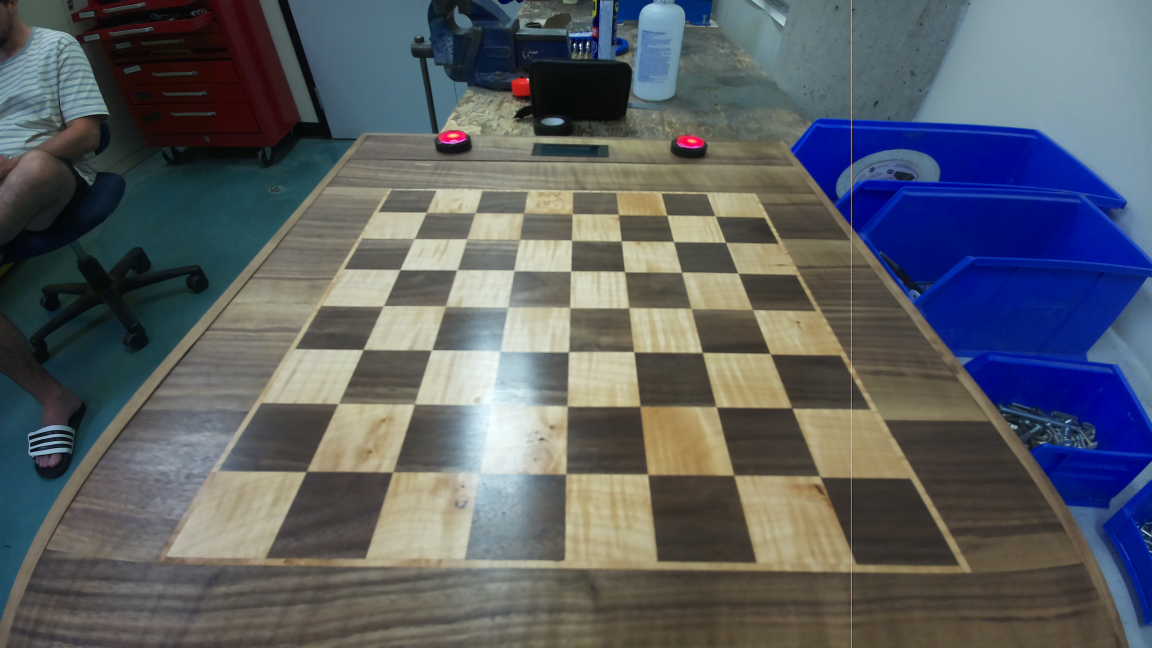
#> input picture chessPieceDetection/images/empty_board.jpg, 4608 x 2592 px (shown at 1/4 size)
$ python hough.py
#> lines starting #> are read from the running program, lines starting #| are printed output that depends on the picture; after the words box and inside, x2 and y2 are one past the last pixel; in counts of white or black regions, pixels touching at a corner belong together
import cv2
import numpy as np
import math

def angle_between_lines(line1, line2):
    """Calculate the smallest angle between two lines."""
    rho1, theta1 = line1
    rho2, theta2 = line2
    return min(abs(theta1 - theta2), np.pi - abs(theta1 - theta2))

def distance_between_lines(line1, line2):
    """Calculate the absolute distance between two lines."""
    rho1, theta1 = line1
    rho2, theta2 = line2
    return abs(rho1 - rho2)

def cluster_lines(lines, distance_threshold, angle_threshold):
    """Cluster lines based on distance and angle thresholds."""
    clusters = []

    for line in lines:
        added_to_cluster = False
        for cluster in clusters:
            if (distance_between_lines(cluster[0], line) < distance_threshold and
                    angle_between_lines(cluster[0], line) < angle_threshold):
                cluster.append(line)
                added_to_cluster = True
                break
        if not added_to_cluster:
            clusters.append([line])

    return clusters

def merge_clusters(clusters):
    """Merge clusters by averaging the lines in each cluster."""
    merged_lines = []
    for cluster in clusters:
        if len(cluster) == 1:
            merged_lines.append(cluster[0])
        else:
            avg_rho = np.mean([line[0] for line in cluster])
            avg_theta = np.mean([line[1] for line in cluster])
            merged_lines.append((avg_rho, avg_theta))
    return merged_lines

def draw_lines(image, lines, color=(0, 0, 255), thickness=2):
    """Draw lines on an image."""
    for rho, theta in lines:
        a = math.cos(theta)
        b = math.sin(theta)
        x0 = a * rho
        y0 = b * rho
        pt1 = (int(x0 + 1000 * (-b)), int(y0 + 1000 * (a)))
        pt2 = (int(x0 - 1000 * (-b)), int(y0 - 1000 * (a)))
        cv2.line(image, pt1, pt2, color, thickness, cv2.LINE_AA)

def find_intersection(line1, line2):
    """Find the intersection of two lines given in (rho, theta) format."""
    rho1, theta1 = line1
    rho2, theta2 = line2
    A = np.array([[np.cos(theta1), np.sin(theta1)],
                  [np.cos(theta2), np.sin(theta2)]])
    b = np.array([rho1, rho2])
    if np.linalg.det(A) == 0:
        return None
    x0, y0 = np.linalg.solve(A, b)
    return (int(np.round(x0)), int(np.round(y0)))

def get_intersection_points(horizontal_lines, vertical_lines):
    intersection_points = []
    for h_line in horizontal_lines:
        for v_line in vertical_lines:
            point = find_intersection(h_line, v_line)
            if point:
                intersection_points.append(point)
    return intersection_points

def sort_points(points):
    """Sort points by their x and y coordinates to form a grid."""
    points = sorted(points, key=lambda point: (point[0], point[1]))
    return points

def find_squares(points, row_count, col_count):
    """Find squares formed by the points in a grid."""
    squares = []
    for i in range(col_count - 1):
        for j in range(row_count - 1):
            top_left = points[i + j * row_count]
            top_right = points[(i+1) + j * row_count]
            bottom_left = points[(i) + (j + 1) * row_count]
            bottom_right = points[(i + 1) + (j + 1) * row_count]
            squares.append((top_left, top_right, bottom_left, bottom_right))
    return squares

# Load the image
image = cv2.imread('images/empty_board.jpg')
#> image is the input picture: shape (2592, 4608, 3); mean B, G, R 99.5, 94.3, 90.1

scale_percent = 20 # percent of original size
width = int(image.shape[1] * scale_percent / 100)
height = int(image.shape[0] * scale_percent / 100)
dim = (width, height)

# resize image
img = cv2.resize(image, dim, interpolation = cv2.INTER_AREA)
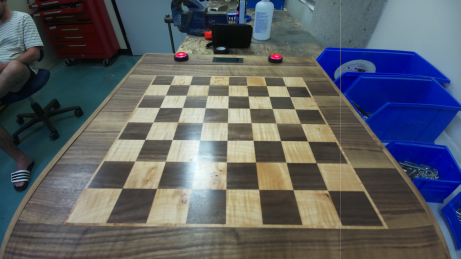
#> img: shape (518, 921, 3) (shown at 1/2 size); mean B, G, R 99.5, 94.3, 90.1

# pts1 = np.float32([[318, 140],[608, 147],[150, 425],[776, 430]])
# pts1 = np.float32([[262,151],[652,157],[38,441],[866,450]])
pts1 = np.float32([[279,130],[636,138],[8,517],[894,516]])
pts2 = np.float32([[0,0],[800,0],[0,800],[800,800]])
M = cv2.getPerspectiveTransform(pts1,pts2)
resized_img = cv2.warpPerspective(img,M,(800,800))
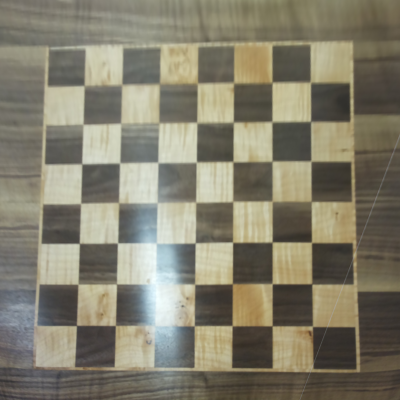
#> resized_img: shape (800, 800, 3) (shown at 1/2 size); mean B, G, R 109, 126.7, 131.1

# Convert to grayscale and apply blur
gray = cv2.cvtColor(resized_img, cv2.COLOR_BGR2GRAY)
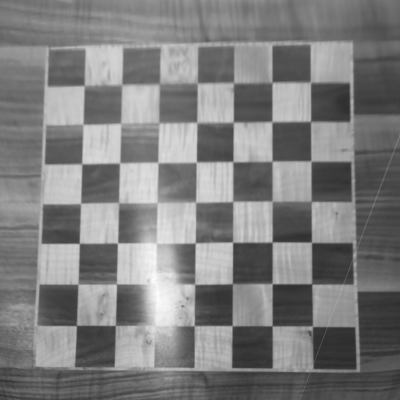
#> gray: shape (800, 800) (shown at 1/2 size); min 43, max 252, mean 126
blurred_image = cv2.GaussianBlur(gray, (5, 5), 0)

# Adjust contrast and brightness
alpha = 0.5  # Simple contrast control [1.0-3.0]
beta = -50   # Simple brightness control [0-100]

adjusted = cv2.convertScaleAbs(gray, alpha=alpha, beta=beta)
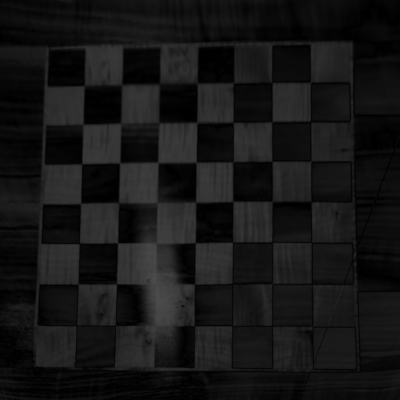
#> adjusted: shape (800, 800) (shown at 1/2 size); min 0, max 76, mean 21.7

_, mask = cv2.threshold(blurred_image, 220, 255, cv2.THRESH_BINARY)
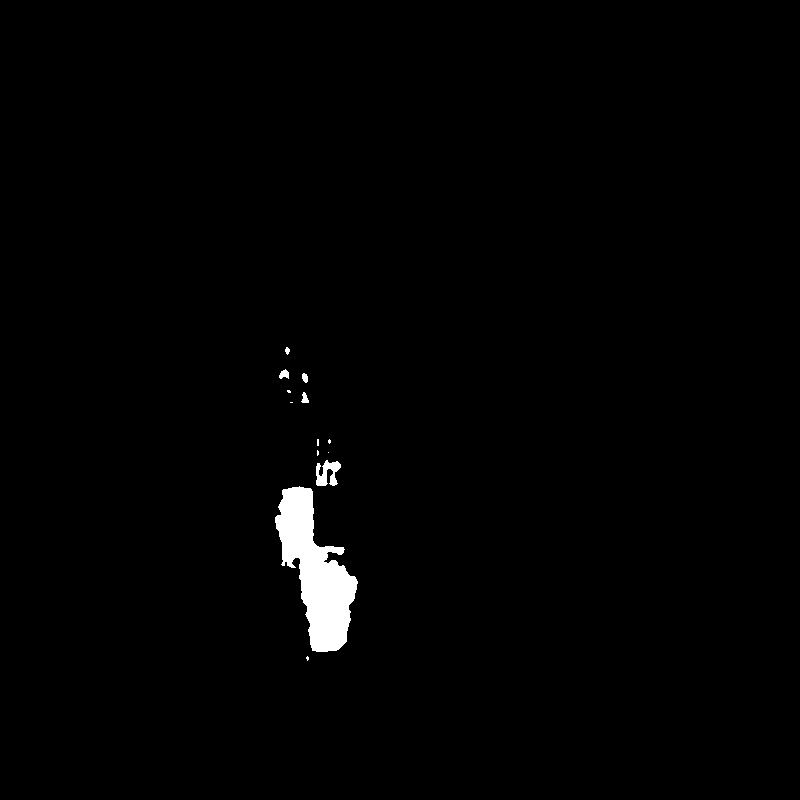
#> mask: shape (800, 800); 1.2% white; 13 white regions (7 under 20 px), largest, box (x1, y1, x2, y2) and area: (275, 486, 358, 652) 6836, (316, 460, 341, 486) 396, (279, 369, 289, 379) 68, (301, 392, 309, 403) 55, (302, 373, 308, 383) 46, (285, 347, 290, 355) 27

resized_img[mask == 255] = [0, 0, 0]
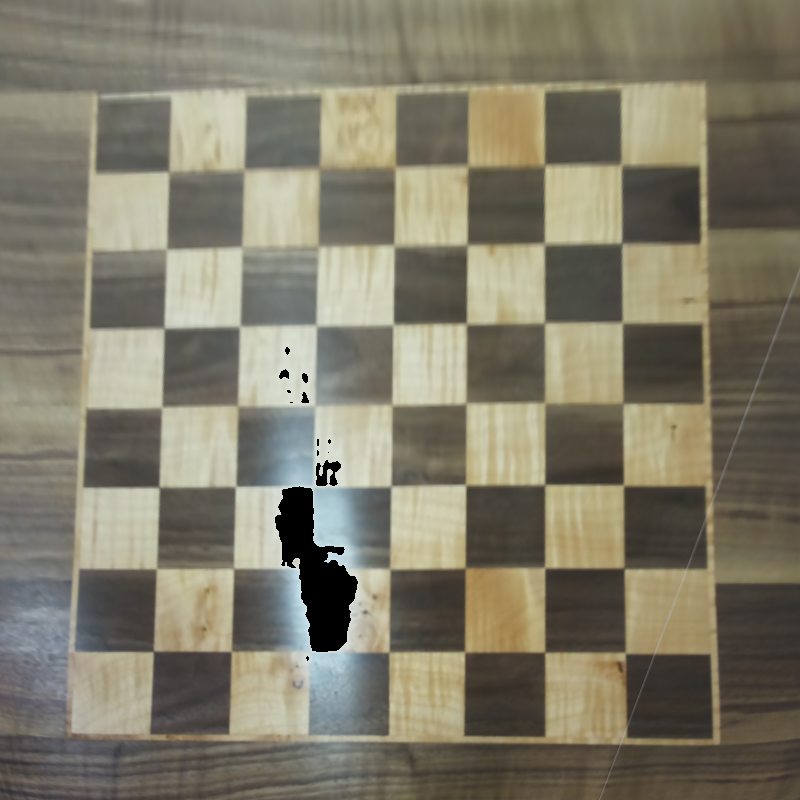
#> resized_img: shape (800, 800, 3); 1.17% of pixels changed, all inside (x1, y1, x2, y2) = (275, 347, 358, 661)

inpainted_image = cv2.inpaint(resized_img, mask, 3, cv2.INPAINT_TELEA)

cv2.imshow('Img', resized_img)
cv2.imshow('Mask', mask)
# cv2.imshow('Inpainted Image', inpainted_image)

# Apply Canny edge detector
edges = cv2.Canny(adjusted, 20, 40, apertureSize=3)
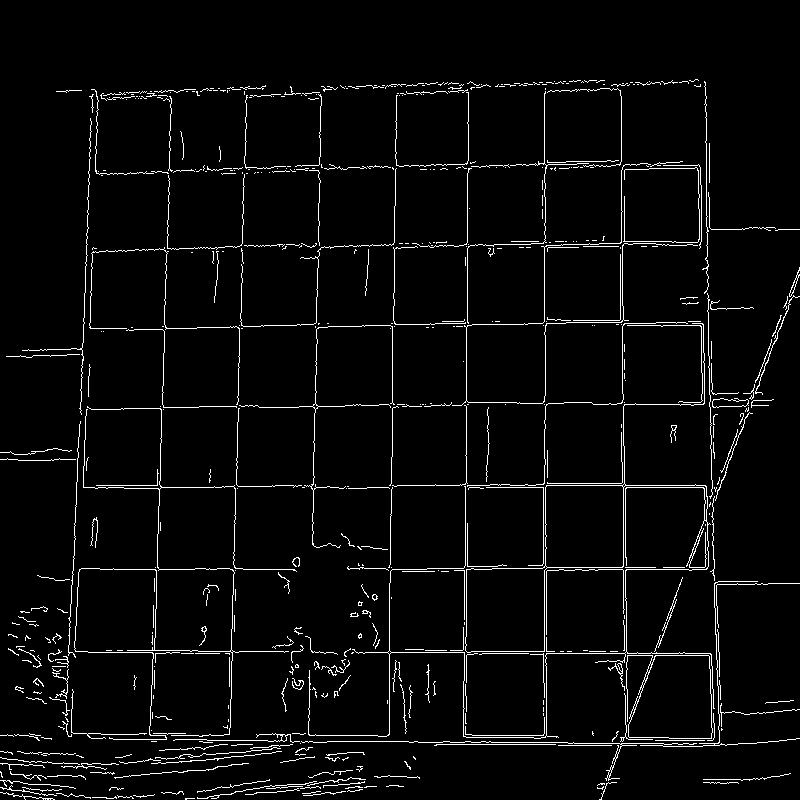
#> edges: shape (800, 800); 3.7% white in thin lines or dots

# Applying standard Hough Line Transform
lines = cv2.HoughLines(edges, 1, np.pi / 180, 300)
#> lines = [[485, 1.57], [544, 0], [569, 1.57], [487, 1.57]]

# Separate lines into horizontal and vertical
horizontal_lines = []
vertical_lines = []

for line in lines:
    rho, theta = line[0]
    if np.isclose(abs(theta), 0):
        horizontal_lines.append(line[0])
    elif np.isclose(abs(theta), np.pi / 2):
        vertical_lines.append(line[0])
#> this loop made 4 passes
#> after the loop, horizontal_lines = [[544, 0]]; vertical_lines = [[485, 1.57], [569, 1.57], [487, 1.57]]

# Cluster and merge horizontal lines
horizontal_clusters = cluster_lines(horizontal_lines, distance_threshold=15, angle_threshold=np.pi / 180)
#> the loop in cluster_lines, `for line in lines:` made 1 pass
#> after the loop in cluster_lines, `for line in lines:`: clusters = [[[544, 0]]]
#> horizontal_clusters = [[[544, 0]]]
merged_horizontal_lines = merge_clusters(horizontal_clusters)
#> the loop in merge_clusters, `for cluster in clusters:` made 1 pass
#> after the loop in merge_clusters, `for cluster in clusters:`: merged_lines = [[544, 0]]
#> merged_horizontal_lines = [[544, 0]]

# Cluster and merge vertical lines
vertical_clusters = cluster_lines(vertical_lines, distance_threshold=15, angle_threshold=np.pi / 180)
#> the loop in cluster_lines (call 2), `for line in lines:` made 3 passes
#> vertical_clusters = [[[485, 1.57], [487, 1.57]], [[569, 1.57]]]
merged_vertical_lines = merge_clusters(vertical_clusters)
#> the loop in merge_clusters (call 2), `for cluster in clusters:` made 2 passes
#> (cluster, avg_rho, avg_theta) on pass 1: ([[485, 1.57], [487, 1.57]], 486, 1.57)
#> merged_vertical_lines = [(486, 1.57), [569, 1.57]]

# Combine merged lines
merged_lines = merged_horizontal_lines + merged_vertical_lines
#> merged_lines = [[544, 0], (486, 1.57), [569, 1.57]]

# Find intersection points of merged lines
intersection_points = get_intersection_points(merged_horizontal_lines, merged_vertical_lines)
#> the loop in get_intersection_points, `for h_line in horizontal_lines:` made 1 pass
#> after the loop in get_intersection_points, `for h_line in horizontal_lines:`: intersection_points = [(544, 486), (544, 569)]
#> intersection_points = [(544, 486), (544, 569)]
sorted_points = sort_points(intersection_points)
#> sorted_points = [(544, 486), (544, 569)]

print(f"Number of horizontal lines: {len(horizontal_lines):.2f}")
#| Number of horizontal lines: 1.00
print(f"Number of vertical lines: {len(vertical_lines):.2f}")
#| Number of vertical lines: 3.00
print(f"Number of lines: {len(lines):.2f}")
#| Number of lines: 4.00
print(f"Number of merged_lines: {len(merged_lines):.2f}")
#| Number of merged_lines: 3.00
print(f"Number of sorted points: {len(sorted_points):.2f}")
#| Number of sorted points: 2.00

squares = find_squares(sorted_points, 1, 1)
#> after the loop in find_squares, `for i in range(col_count - 1):`: squares = []
#> squares = []

for square in squares:
    top_left, top_right, bottom_left, bottom_right = square
    # You can now process each square. For example:
    cv2.rectangle(resized_img, top_left, bottom_right, (255, 0, 0), 4)
#> this loop made 0 passes

# Draw intersection points on the original image
for point in sorted_points:
    cv2.circle(resized_img, point, 5, (0, 255, 0), -1)
#> this loop made 2 passes
#> resized_img: shape (800, 800, 3); 0.03% of pixels changed, all inside (x1, y1, x2, y2) = (539, 481, 550, 575)

for idx, square in enumerate(squares):
    # Extract corners of the square
    top_left, top_right, bottom_left, bottom_right = square

    # Create a mask for the square
    mask = np.zeros_like(resized_img)
    roi_corners = np.array([top_left, top_right, bottom_right, bottom_left], dtype=np.int32)
    cv2.fillPoly(mask, [roi_corners], (255, 255, 255))

    # Apply the mask to the original image
    square_image = cv2.bitwise_and(resized_img, mask)

    mean_intensity = np.mean(square_image)
    # Determine if the square is occupied based on mean intensity threshold
    occupied = mean_intensity > 5  # Adjust threshold as needed

    # Draw rectangle on the original image based on occupancy
    color = (0, 255, 0) if occupied else (0, 0, 255)
    cv2.rectangle(resized_img, top_left, bottom_right, color, thickness=2)


# Draw the merged lines on the image
draw_lines(resized_img, merged_lines)
#> the loop in draw_lines, `for rho, theta in lines:` made 3 passes
#> (rho, theta, a, b, x0, y0, pt1, pt2) on passes 1 to 3: (544, 0, 1, 0, 544, 0, (544, 1000), (544, -1000)), (486, 1.57, -4.37e-08, 1, -2.12e-05, 486, (-1000, 485), (999, 486)), (569, 1.57, -4.37e-08, 1, -2.49e-05, 569, (-1000, 568), (999, 569))

# Displaying the Image
cv2.waitKey(0)
cv2.destroyAllWindows()

$ run again, with chessPieceDetection/images/board.jpg copied over chessPieceDetection/images/empty_board.jpg
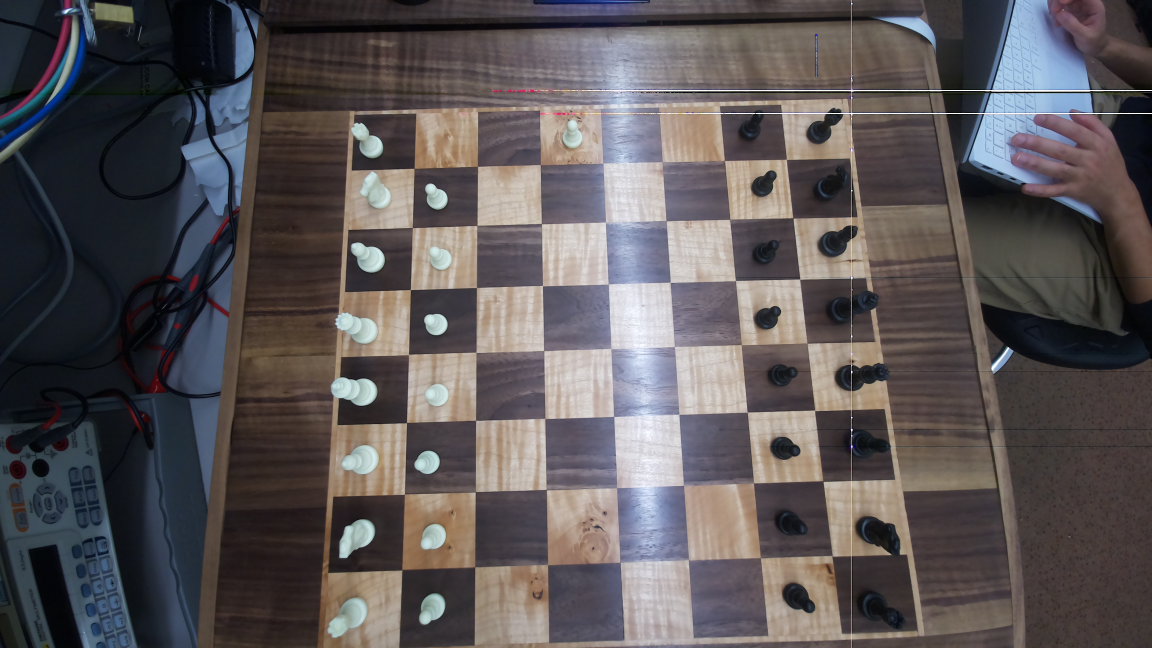
#> input picture chessPieceDetection/images/board.jpg, 4608 x 2592 px (shown at 1/4 size)
#> image is the input picture: shape (2592, 4608, 3); mean B, G, R 87.2, 85.7, 91.1
#> mask: shape (800, 800); 1.7% white; 62 white regions (20 under 20 px), largest, box (x1, y1, x2, y2) and area: (443, 352, 511, 488) 5288, (443, 579, 486, 615) 987, (446, 628, 486, 671) 771
#> `resized_img[mask == 255] = [0, 0, 0]`:
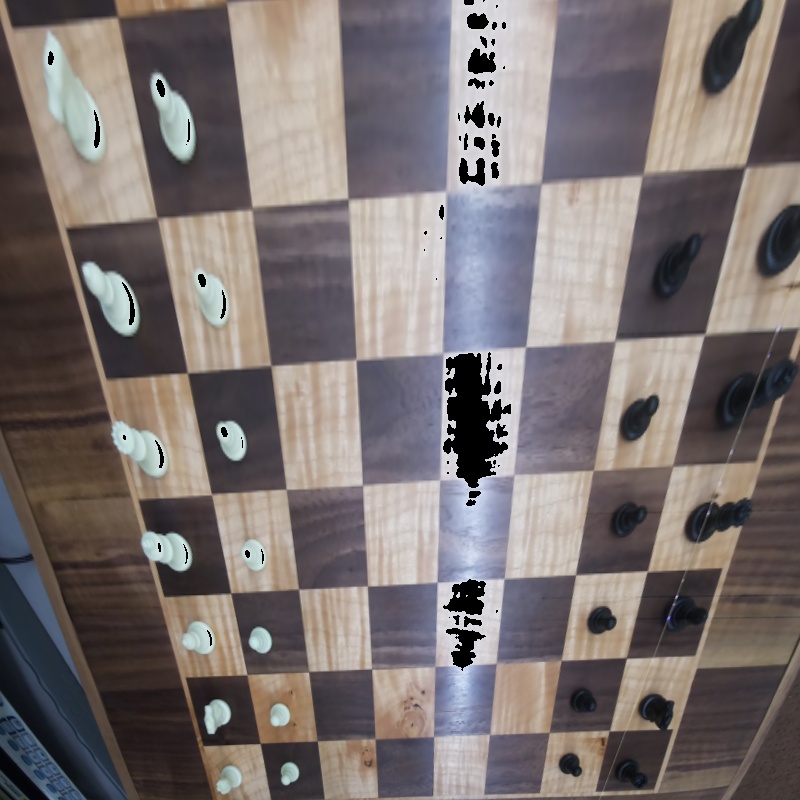
#> resized_img: shape (800, 800, 3); mean B, G, R 112.6, 113.6, 122
#> `edges = cv2.Canny(adjusted, 20, 40, apertureSize=3)`:
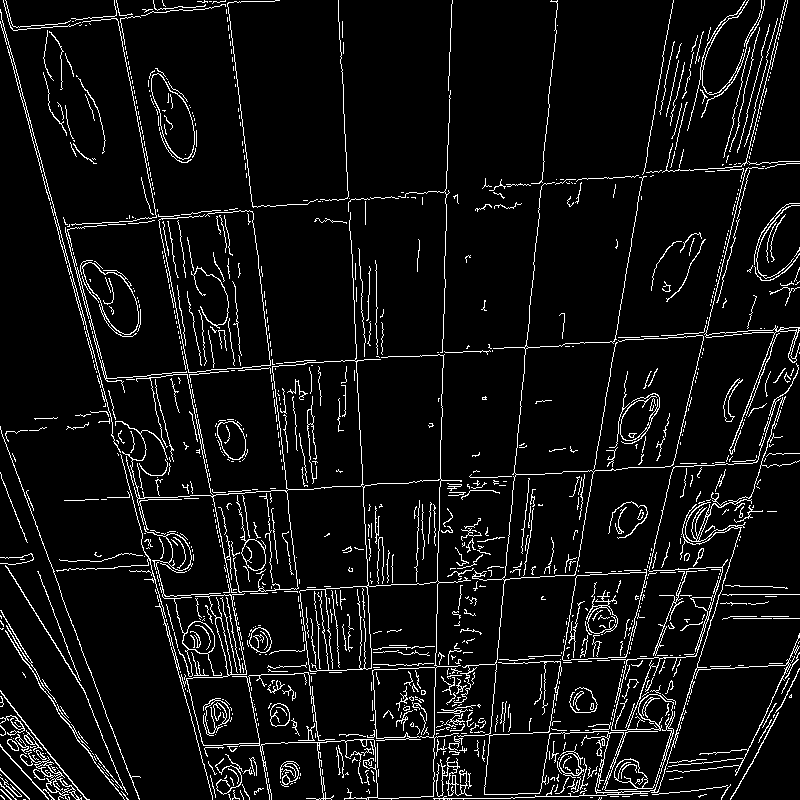
#> edges: shape (800, 800); 6.7% white in thin lines or dots
#> lines = [[-337, 3.09], [-114, 2.95], [-225, 3.02], [-112, 2.95], [2, 2.88], [-3, 2.88], [760, 0.227], [-223, 3.02], [604, 1.52]]
#> the loop `for line in lines:` made 9 passes
#> after the loop `for line in lines:`: horizontal_lines = []
#| Number of horizontal lines: 0.00
#| Number of vertical lines: 0.00
#| Number of lines: 9.00
#| Number of merged_lines: 0.00
#| Number of sorted points: 0.00
